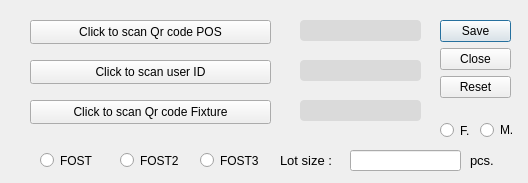
<?xml version='1.0' encoding='utf-8'?>
<ui version="4.0">
 <class>Demo1</class>
 <widget class="QDialog" name="Demo1">
  <property name="geometry">
   <rect>
    <x>0</x>
    <y>0</y>
    <width>528</width>
    <height>183</height>
   </rect>
  </property>
  <property name="font">
   <font>
    <family>Arial</family>
    <weight>50</weight>
    <bold>false</bold>
   </font>
  </property>
  <property name="mouseTracking">
   <bool>false</bool>
  </property>
  <property name="windowTitle">
   <string>Dialog</string>
  </property>
  <property name="windowIcon">
   <iconset resource="../Qss/icons/_icons.qrc">
    <normaloff>:/material_design/icons/material_design/login.png</normaloff>:/material_design/icons/material_design/login.png</iconset>
  </property>
  <property name="autoFillBackground">
   <bool>false</bool>
  </property>
  <property name="styleSheet">
   <string notr="true" />
  </property>
  <widget class="QDialogButtonBox" name="buttonBox">
   <property name="geometry">
    <rect>
     <x>440</x>
     <y>20</y>
     <width>71</width>
     <height>91</height>
    </rect>
   </property>
   <property name="font">
    <font>
     <family>Segoe UI</family>
     <pointsize>9</pointsize>
     <weight>50</weight>
     <bold>false</bold>
     <kerning>false</kerning>
    </font>
   </property>
   <property name="orientation">
    <enum>Qt::Vertical</enum>
   </property>
   <property name="standardButtons">
    <set>QDialogButtonBox::Close|QDialogButtonBox::Reset|QDialogButtonBox::Save</set>
   </property>
  </widget>
  <widget class="QPushButton" name="IDoperator">
   <property name="geometry">
    <rect>
     <x>30</x>
     <y>60</y>
     <width>241</width>
     <height>24</height>
    </rect>
   </property>
   <property name="font">
    <font>
     <family>Segoe UI</family>
     <weight>50</weight>
     <bold>false</bold>
    </font>
   </property>
   <property name="text">
    <string>Click to scan user ID</string>
   </property>
  </widget>
  <widget class="QPushButton" name="CodeFixture">
   <property name="geometry">
    <rect>
     <x>30</x>
     <y>100</y>
     <width>241</width>
     <height>24</height>
    </rect>
   </property>
   <property name="text">
    <string>Click to scan Qr code Fixture</string>
   </property>
  </widget>
  <widget class="QPushButton" name="NumberPOS">
   <property name="geometry">
    <rect>
     <x>30</x>
     <y>20</y>
     <width>241</width>
     <height>24</height>
    </rect>
   </property>
   <property name="text">
    <string notr="true">Click to scan Qr code POS</string>
   </property>
  </widget>
  <widget class="QLabel" name="LicenseUser">
   <property name="geometry">
    <rect>
     <x>300</x>
     <y>60</y>
     <width>121</width>
     <height>21</height>
    </rect>
   </property>
   <property name="styleSheet">
    <string notr="true">background-color: rgb(218, 218, 218);
border-radius: 4px;</string>
   </property>
   <property name="text">
    <string />
   </property>
  </widget>
  <widget class="QLabel" name="checkPOS">
   <property name="geometry">
    <rect>
     <x>300</x>
     <y>20</y>
     <width>121</width>
     <height>21</height>
    </rect>
   </property>
   <property name="styleSheet">
    <string notr="true">background-color: rgb(218, 218, 218);
border-radius: 4px;</string>
   </property>
   <property name="text">
    <string />
   </property>
  </widget>
  <widget class="QLabel" name="Status_confirm_fixture">
   <property name="geometry">
    <rect>
     <x>300</x>
     <y>100</y>
     <width>121</width>
     <height>21</height>
    </rect>
   </property>
   <property name="styleSheet">
    <string notr="true">background-color: rgb(218, 218, 218);
border-radius: 4px;</string>
   </property>
   <property name="text">
    <string />
   </property>
  </widget>
  <widget class="QRadioButton" name="FOST">
   <property name="geometry">
    <rect>
     <x>40</x>
     <y>140</y>
     <width>71</width>
     <height>41</height>
    </rect>
   </property>
   <property name="text">
    <string>FOST</string>
   </property>
  </widget>
  <widget class="QRadioButton" name="FOST2">
   <property name="geometry">
    <rect>
     <x>120</x>
     <y>140</y>
     <width>71</width>
     <height>41</height>
    </rect>
   </property>
   <property name="text">
    <string>FOST2</string>
   </property>
  </widget>
  <widget class="QRadioButton" name="FOST3">
   <property name="geometry">
    <rect>
     <x>200</x>
     <y>140</y>
     <width>71</width>
     <height>41</height>
    </rect>
   </property>
   <property name="text">
    <string>FOST3</string>
   </property>
  </widget>
  <widget class="QLineEdit" name="lineEdit">
   <property name="geometry">
    <rect>
     <x>350</x>
     <y>150</y>
     <width>111</width>
     <height>21</height>
    </rect>
   </property>
   <property name="text">
    <string />
   </property>
  </widget>
  <widget class="QLabel" name="label">
   <property name="geometry">
    <rect>
     <x>280</x>
     <y>140</y>
     <width>71</width>
     <height>41</height>
    </rect>
   </property>
   <property name="font">
    <font>
     <family>Segoe UI</family>
     <pointsize>10</pointsize>
     <weight>50</weight>
     <italic>false</italic>
     <bold>false</bold>
     <underline>false</underline>
     <strikeout>false</strikeout>
     <kerning>true</kerning>
    </font>
   </property>
   <property name="styleSheet">
    <string notr="true">font: 10pt "Segoe UI";</string>
   </property>
   <property name="text">
    <string>Lot size : </string>
   </property>
  </widget>
  <widget class="QLabel" name="label_2">
   <property name="geometry">
    <rect>
     <x>470</x>
     <y>140</y>
     <width>41</width>
     <height>41</height>
    </rect>
   </property>
   <property name="font">
    <font>
     <family>Segoe UI</family>
     <pointsize>10</pointsize>
     <weight>50</weight>
     <italic>false</italic>
     <bold>false</bold>
    </font>
   </property>
   <property name="styleSheet">
    <string notr="true">font: 10pt "Segoe UI";</string>
   </property>
   <property name="text">
    <string>pcs.</string>
   </property>
  </widget>
  <widget class="QRadioButton" name="fa">
   <property name="geometry">
    <rect>
     <x>440</x>
     <y>120</y>
     <width>95</width>
     <height>21</height>
    </rect>
   </property>
   <property name="font">
    <font>
     <weight>50</weight>
     <bold>false</bold>
    </font>
   </property>
   <property name="text">
    <string>F.</string>
   </property>
  </widget>
  <widget class="QRadioButton" name="mass">
   <property name="geometry">
    <rect>
     <x>480</x>
     <y>120</y>
     <width>95</width>
     <height>20</height>
    </rect>
   </property>
   <property name="font">
    <font>
     <weight>50</weight>
     <bold>false</bold>
    </font>
   </property>
   <property name="text">
    <string>M.</string>
   </property>
  </widget>
 </widget>
 <connections>
  <connection>
   <sender>buttonBox</sender>
   <signal>accepted()</signal>
   <receiver>Demo1</receiver>
   <slot>accept()</slot>
   <hints>
    <hint type="sourcelabel">
     <x>248</x>
     <y>254</y>
    </hint>
    <hint type="destinationlabel">
     <x>157</x>
     <y>274</y>
    </hint>
   </hints>
  </connection>
  <connection>
   <sender>buttonBox</sender>
   <signal>rejected()</signal>
   <receiver>Demo1</receiver>
   <slot>reject()</slot>
   <hints>
    <hint type="sourcelabel">
     <x>316</x>
     <y>260</y>
    </hint>
    <hint type="destinationlabel">
     <x>286</x>
     <y>274</y>
    </hint>
   </hints>
  </connection>
 </connections>
<customwidgets><customwidget><class>QPushButton</class><extends>QPushButton</extends><header location="global">Custom_Widgets.Theme.h</header><container>1</container></customwidget><customwidget><class>QLabel</class><extends>QLabel</extends><header location="global">Custom_Widgets.Theme.h</header><container>1</container></customwidget></customwidgets></ui>
